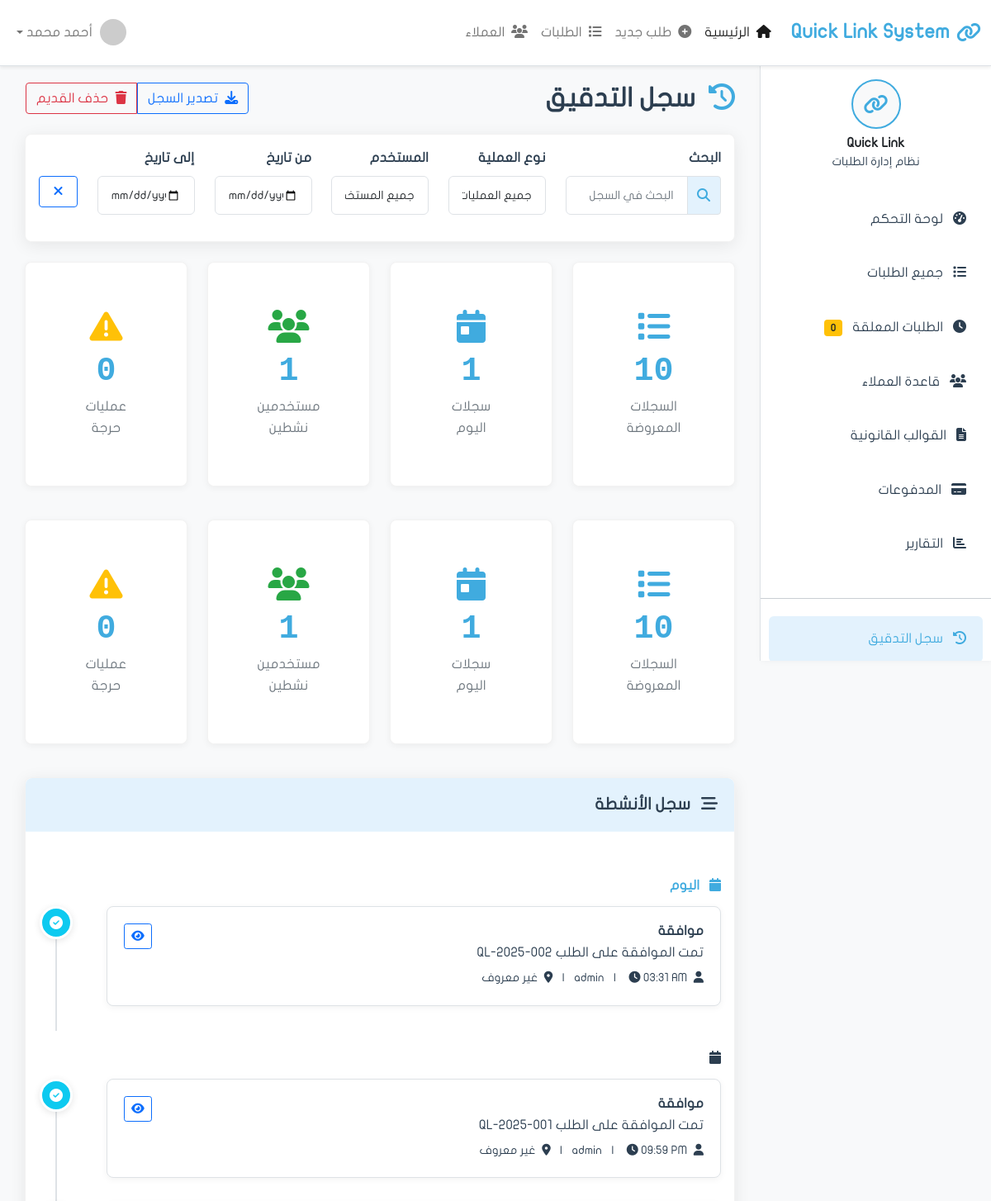
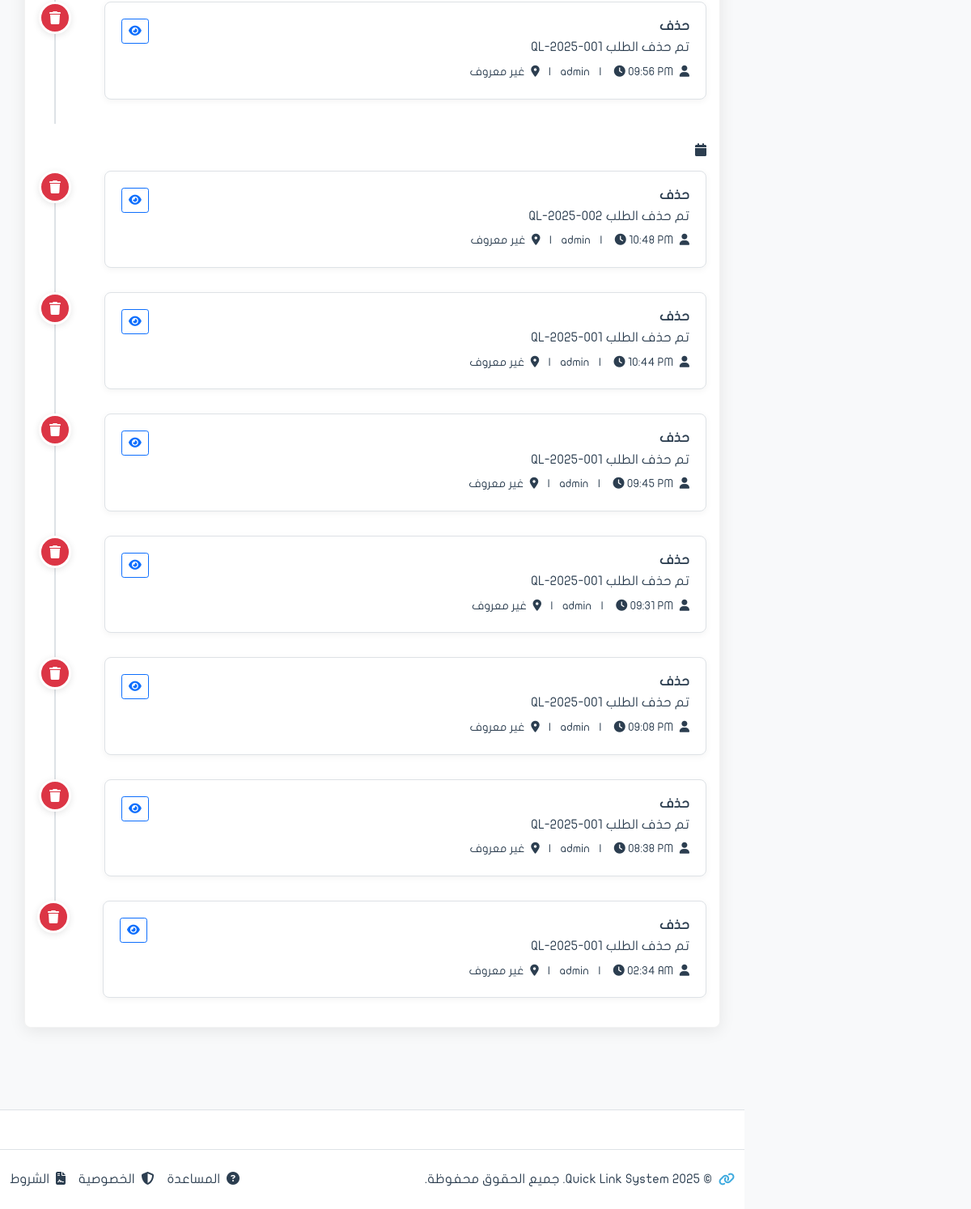
/audit/, run on the app's committed database (2 pictures, top to bottom).
### apps/audit/models.py (models this page shows, shortened)
class AuditLog(models.Model):
    action = models.CharField('العملية', max_length=50, choices=[
        ('create', 'إنشاء'),
        ('update', 'تعديل'),
        ('delete', 'حذف'),
        ('view', 'عرض'),
        ('approve', 'موافقة'),
        ('reject', 'رفض'),
        ('payment', 'دفع'),
        ('login', 'تسجيل دخول'),
        ('logout', 'تسجيل خروج'),
        ('export', 'تصدير'),
        ('print', 'طباعة'),
        ('restore', 'استعادة'),
    ])
    model_name = models.CharField('نوع الكيان', max_length=100)
    object_id = models.IntegerField('معرف الكيان', null=True, blank=True)
    object_repr = models.CharField('تمثيل الكيان', max_length=200)
    user = models.ForeignKey(
        'auth.User',
        on_delete=models.SET_NULL,
        null=True,
        verbose_name='المستخدم'
    )
    description = models.TextField('الوصف')
    old_values = models.JSONField('القيم القديمة', null=True, blank=True)
    new_values = models.JSONField('القيم الجديدة', null=True, blank=True)
    changes = models.JSONField('التغييرات', null=True, blank=True)
    ip_address = models.GenericIPAddressField('عنوان IP', null=True, blank=True)
    user_agent = models.TextField('User Agent', blank=True)
    session_key = models.CharField('Session Key', max_length=100, blank=True)
    severity = models.CharField('الأهمية', max_length=20, choices=[
        ('low', 'منخفضة'),
        ('medium', 'متوسطة'),
        ('high', 'عالية'),
        ('critical', 'حرجة'),
    ], default='medium')
    timestamp = models.DateTimeField('الوقت', auto_now_add=True)
    class Meta:
        verbose_name = 'سجل تدقيق'
        verbose_name_plural = 'سجلات التدقيق'
        ordering = ['-timestamp']
        indexes = [
            models.Index(fields=['model_name', 'object_id']),
            models.Index(fields=['user']),
            models.Index(fields=['timestamp']),
            models.Index(fields=['action']),
        ]

### apps/audit/views.py (the view)
# urls.py: path('', views.trail, name='trail'),
def trail(request):
    action_filter = request.GET.get('action')
    user_filter = request.GET.get('user')
    model_filter = request.GET.get('model')
    logs = AuditLog.objects.select_related('user')
    if action_filter:
        logs = logs.filter(action=action_filter)
    if user_filter:
        logs = logs.filter(user_id=user_filter)
    if model_filter:
        logs = logs.filter(model_name=model_filter)
    logs = logs.order_by('-timestamp')[:100]  # آخر 100 عملية
    today_logs_count = AuditLog.objects.filter(timestamp__date=date.today()).count()
    active_users_count = User.objects.filter(is_active=True).count()
    critical_logs_count = AuditLog.objects.filter(severity='critical').count()
    context = {
        'page_title': 'سجل التدقيق',
        'logs': logs,
        'today_logs_count': today_logs_count,
        'active_users_count': active_users_count,
        'critical_logs_count': critical_logs_count,
    }
    return render(request, 'audit/trail.html', context)

### apps/audit/templates/audit/trail.html (shortened to what this page needs)
{% extends 'base.html' %}
{% load static %}
{% block content %}
            <div class="d-flex justify-content-between align-items-center mb-4">
                <h2 class="mb-0">
                    <i class="fas fa-history me-2 text-info"></i>
                    سجل التدقيق
                </h2>
                <div class="btn-group">
                    <button class="btn btn-outline-primary" onclick="exportAuditLog()">
                        <i class="fas fa-download me-1"></i>
                        تصدير السجل
                    </button>
                    <button class="btn btn-outline-danger" onclick="clearOldLogs()">
                        <i class="fas fa-trash me-1"></i>
                        حذف القديم
                    </button>
                </div>
            </div>
            <div class="card shadow-custom mb-4">
                <div class="card-body">
                    <div class="row">
                        <div class="col-md-3 mb-3">
                            <label class="form-label">البحث</label>
                            <div class="input-group">
                                <span class="input-group-text">
                                    <i class="fas fa-search"></i>
                                </span>
                                <input type="text" class="form-control" placeholder="البحث في السجل" id="auditSearchInput">
                            </div>
                        </div>
                        <div class="col-md-2 mb-3">
                            <label class="form-label">نوع العملية</label>
                            <select class="form-control" id="actionTypeFilter">
                                <option value="all">جميع العمليات</option>
                            </select>
                        </div>
                        <div class="col-md-2 mb-3">
                            <label class="form-label">المستخدم</label>
                            <select class="form-control" id="userFilter">
                                <option value="all">جميع المستخدمين</option>
                            </select>
                        </div>
                        <div class="col-md-2 mb-3">
                            <label class="form-label">من تاريخ</label>
                            <input type="date" class="form-control" id="auditStartDate">
                        </div>
                        <div class="col-md-2 mb-3">
                            <label class="form-label">إلى تاريخ</label>
                            <input type="date" class="form-control" id="auditEndDate">
                        </div>
                        <div class="col-md-1 mb-3">
                            <label class="form-label">&nbsp;</label>
                            <div class="d-grid">
                                <button class="btn btn-outline-primary" onclick="clearAuditFilters()">
                                    <i class="fas fa-times"></i>
                                </button>
                            </div>
                        </div>
                    </div>
                </div>
            </div>
            <div class="row mb-4">
                <div class="col-xl-3 col-md-6 mb-3">
                    <div class="card stats-card">
                        <div class="card-body text-center">
                            <i class="fas fa-list icon-large text-info"></i>
                            <div class="stats-number">{{ logs|length }}</div>
                            <div class="stats-label">السجلات المعروضة</div>
                        </div>
                    </div>
                </div>
                <div class="col-xl-3 col-md-6 mb-3">
                    <div class="card stats-card">
                        <div class="card-body text-center">
                            <i class="fas fa-calendar-day icon-large text-primary"></i>
                            <div class="stats-number">{{ today_logs_count|default:0 }}</div>
                            <div class="stats-label">سجلات اليوم</div>
                        </div>
                    </div>
                </div>
                <div class="col-xl-3 col-md-6 mb-3">
                    <div class="card stats-card">
                        <div class="card-body text-center">
                            <i class="fas fa-users icon-large text-success"></i>
                            <div class="stats-number">{{ active_users_count|default:0 }}</div>
                            <div class="stats-label">مستخدمين نشطين</div>
                        </div>
                    </div>
                </div>
                <div class="col-xl-3 col-md-6 mb-3">
                    <div class="card stats-card">
                        <div class="card-body text-center">
                            <i class="fas fa-exclamation-triangle icon-large text-warning"></i>
                            <div class="stats-number">{{ critical_logs_count|default:0 }}</div>
                            <div class="stats-label">عمليات حرجة</div>
                        </div>
                    </div>
                </div>
            </div>
            <div class="row mb-4">
                <div class="col-xl-3 col-md-6 mb-3">
                    <div class="card stats-card">
                        <div class="card-body text-center">
                            <i class="fas fa-list icon-large text-info"></i>
                            <div class="stats-number">{{ logs.count }}</div>
                            <div class="stats-label">السجلات المعروضة</div>
                        </div>
                    </div>
                </div>
                <div class="col-xl-3 col-md-6 mb-3">
                    <div class="card stats-card">
                        <div class="card-body text-center">
                            <i class="fas fa-calendar-day icon-large text-primary"></i>
                            <div class="stats-number">{{ today_logs_count|default:0 }}</div>
                            <div class="stats-label">سجلات اليوم</div>
                        </div>
                    </div>
                </div>
                <div class="col-xl-3 col-md-6 mb-3">
                    <div class="card stats-card">
                        <div class="card-body text-center">
                            <i class="fas fa-users icon-large text-success"></i>
                            <div class="stats-number">{{ active_users_count|default:0 }}</div>
                            <div class="stats-label">مستخدمين نشطين</div>
                        </div>
                    </div>
                </div>
                <div class="col-xl-3 col-md-6 mb-3">
                    <div class="card stats-card">
                        <div class="card-body text-center">
                            <i class="fas fa-exclamation-triangle icon-large text-warning"></i>
                            <div class="stats-number">{{ critical_logs_count|default:0 }}</div>
                            <div class="stats-label">عمليات حرجة</div>
                        </div>
                    </div>
                </div>
            </div>
            <div class="card shadow-custom">
                <div class="card-header">
                    <h5 class="mb-0">
                        <i class="fas fa-stream me-2"></i>
                        سجل الأنشطة
                    </h5>
                </div>
                <div class="card-body">
                    <div class="audit-timeline">
                        {% if logs %}
                            {% regroup logs by timestamp|date:"Y-m-d" as logs_by_date %}
                            {% for date_group in logs_by_date %}
                                <div class="timeline-date {% if not forloop.first %}mt-4{% endif %}">
                                    <h6 class="{% if forloop.first %}text-primary{% else %}text-muted{% endif %}">
                                        <i class="fas fa-calendar me-2"></i>
                                        {% if forloop.first %}اليوم{% else %}{{ date_group.grouper|date:"d F Y" }}{% endif %}
                                    </h6>
                                </div>
                                {% for log in date_group.list %}
                                <div class="timeline-item">
                                    <div class="timeline-marker
                                        {% if log.action == 'create' %}bg-success
                                        {% elif log.action == 'update' %}bg-warning
                                        {% elif log.action == 'delete' %}bg-danger
                                        {% elif log.action == 'login' %}bg-primary
                                        {% elif log.action == 'approve' %}bg-info
                                        {% else %}bg-secondary{% endif %}">
                                        <i class="fas
                                            {% if log.action == 'create' %}fa-plus
                                            {% elif log.action == 'update' %}fa-edit
                                            {% elif log.action == 'delete' %}fa-trash
                                            {% elif log.action == 'login' %}fa-sign-in-alt
                                            {% elif log.action == 'logout' %}fa-sign-out-alt
                                            {% elif log.action == 'approve' %}fa-check-circle
                                            {% else %}fa-info{% endif %}"></i>
                                    </div>
                                    <div class="timeline-content">
                                        <div class="d-flex justify-content-between align-items-start">
                                            <div>
                                                <h6 class="mb-1 {% if log.severity == 'critical' %}text-danger{% endif %}">
                                                    {{ log.get_action_display }}
                                                </h6>
                                                <p class="text-muted mb-1">{{ log.description }}</p>
                                                <small class="text-muted">
                                                    <i class="fas fa-user me-1"></i>
                                                    {{ log.user.get_full_name|default:log.user.username|default:"نظام" }}
                                                    <span class="mx-2">|</span>
                                                    <i class="fas fa-clock me-1"></i>
                                                    <span class="mx-2">|</span>
                                                    <i class="fas fa-map-marker-alt me-1"></i>
                                                    {{ log.ip_address|default:"غير معروف" }}
                                                </small>
                                            </div>
                                            <button class="btn btn-sm btn-outline-primary" onclick="viewAuditDetails({{ log.id }})">
                                                <i class="fas fa-eye"></i>
                                            </button>
                                        </div>
                                    </div>
                                </div>
                                {% endfor %}
                            {% endfor %}
                        {% else %}
                            <div class="text-center text-muted py-5">
                                <i class="fas fa-inbox fa-3x mb-3"></i>
                                <p>لا يوجد سجلات حتى الآن</p>
                            </div>
                        {% endif %}
                    </div>
                </div>
            </div>
{% endblock content %}

### data on the page
AuditLog: action "موافقة", description "تمت الموافقة على الطلب QL-2025-002", user.get_full_name "admin", ip_address "غير معروف"
AuditLog: action "موافقة", description "تمت الموافقة على الطلب QL-2025-001", user.get_full_name "admin", ip_address "غير معروف"
AuditLog: action "حذف", description "تم حذف الطلب QL-2025-001", user.get_full_name "admin", ip_address "غير معروف"
AuditLog: action "حذف", description "تم حذف الطلب QL-2025-002", user.get_full_name "admin", ip_address "غير معروف"
AuditLog: action "حذف", description "تم حذف الطلب QL-2025-001", user.get_full_name "admin", ip_address "غير معروف"
AuditLog: action "حذف", description "تم حذف الطلب QL-2025-001", user.get_full_name "admin", ip_address "غير معروف"
AuditLog: action "حذف", description "تم حذف الطلب QL-2025-001", user.get_full_name "admin", ip_address "غير معروف"
AuditLog: action "حذف", description "تم حذف الطلب QL-2025-001", user.get_full_name "admin", ip_address "غير معروف"
AuditLog: action "حذف", description "تم حذف الطلب QL-2025-001", user.get_full_name "admin", ip_address "غير معروف"
AuditLog: action "حذف", description "تم حذف الطلب QL-2025-001", user.get_full_name "admin", ip_address "غير معروف"

### other printed values
{{ logs|length }} "10"
{{ today_logs_count|default:0 }} "1"
{{ active_users_count|default:0 }} "1"
{{ critical_logs_count|default:0 }} "0"
{{ logs.count }} "10"
